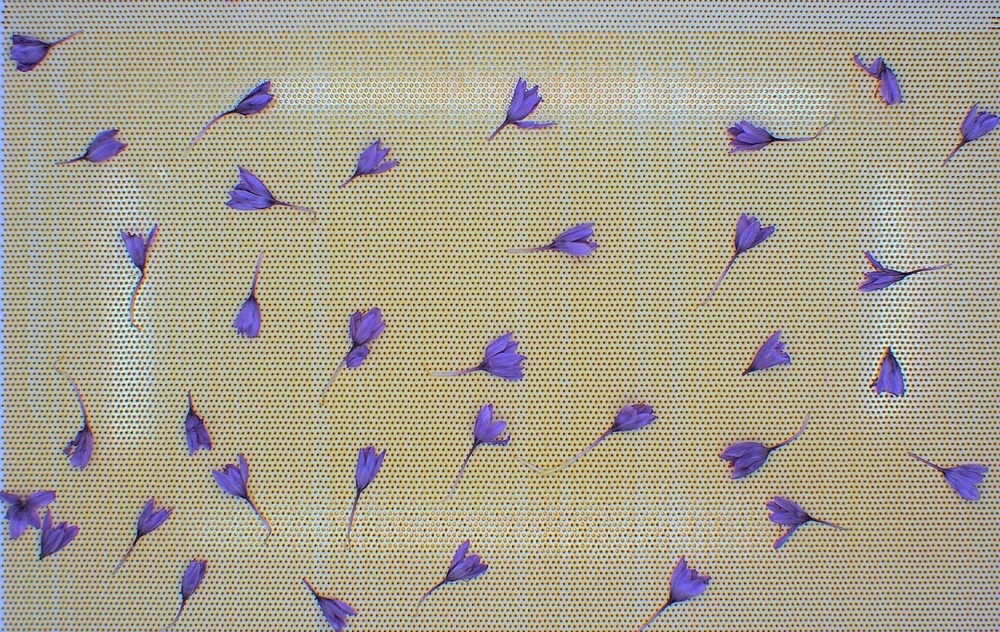
#> input picture HW2/images/saffrun.jpg, 1000 x 632 px, shrunk from 1290 x 815 before the run
$ jupyter execute Q2.ipynb   (older library calls are emulated)
#> lines starting #> are read from the running program, lines starting #| are printed output that depends on the picture; after the words box and inside, x2 and y2 are one past the last pixel; in counts of white or black regions, pixels touching at a corner belong together
## a, b)

[cell 1]
from matplotlib import pyplot as plt

def show_image(img, title):
    plt.imshow(img, cmap='gray')
    plt.title(title)
    plt.show()

[cell 2]
import cv2 as cv2
import numpy as np
from matplotlib import pyplot as plt

# Define a function to show images
def show_image(img, title):
    plt.imshow(img, cmap='gray')
    plt.title(title)
    plt.show()

def remove_noise_fft(img):
    returns = [(img, "Original Image")]

    # Apply Fourier Transform
    f = np.fft.fft2(img)
    fshift = np.fft.fftshift(f)
    magnitude_spectrum = 20 * np.log(np.abs(fshift))
    returns.append((magnitude_spectrum, "Magnitude Spectrum"))

    # Create a mask
    rows, cols = img.shape
#> rows = 632; cols = 1000
    crow, ccol = rows // 2, cols // 2
#> crow = 316; ccol = 500
    mask = np.zeros((rows, cols), np.uint8)
    mask[:, :] = 1
    r = 100
    center = [crow, ccol]
#> center = [316, 500]
    x, y = np.ogrid[:rows, :cols]
#> x = 632 values from 0 to 631
    mask_area = (x - center[0])**2 + (y - center[1])**2 <= r*r
    mask[mask_area] = 0
    returns.append((mask*255, "Mask"))

    # Apply the mask
    fshift_filtered = fshift * (1 - mask)
    fshift_filtered_shifted = np.fft.ifftshift(fshift_filtered)
    img_back = np.fft.ifft2(fshift_filtered_shifted)
    img_back = np.real(img_back)
    returns.append((img_back, "Filtered Image"))

    # Apply Canny edge detection
    img_canny = img_back.copy()
    threshold = 140
    img_canny[img_canny < threshold] = 0
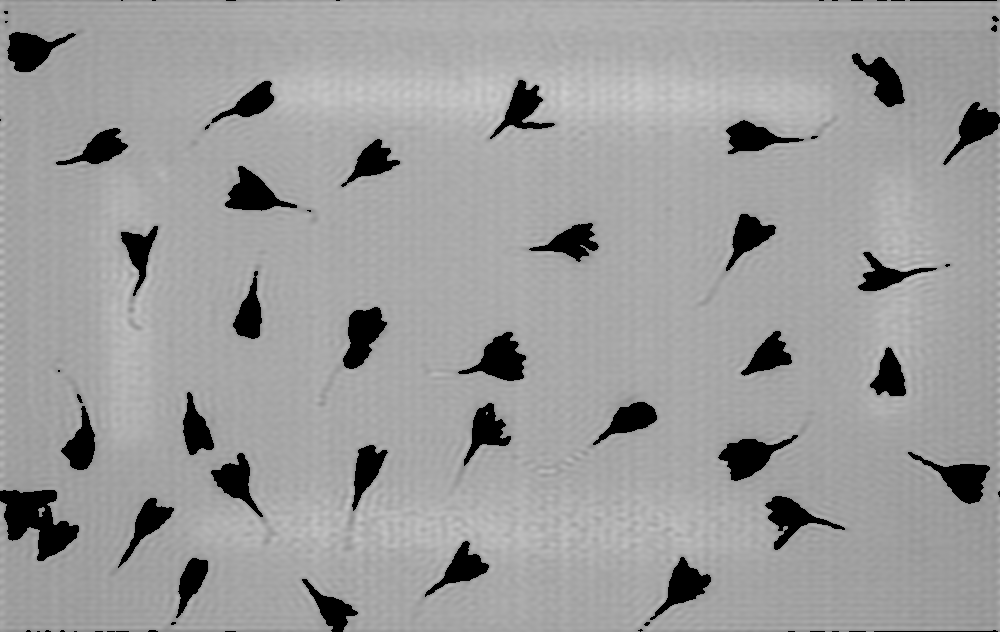
#> img_canny: shape (632, 1000) float64; min 0, max 206.7, mean 156.2
    img_canny[img_canny >= threshold] = 255
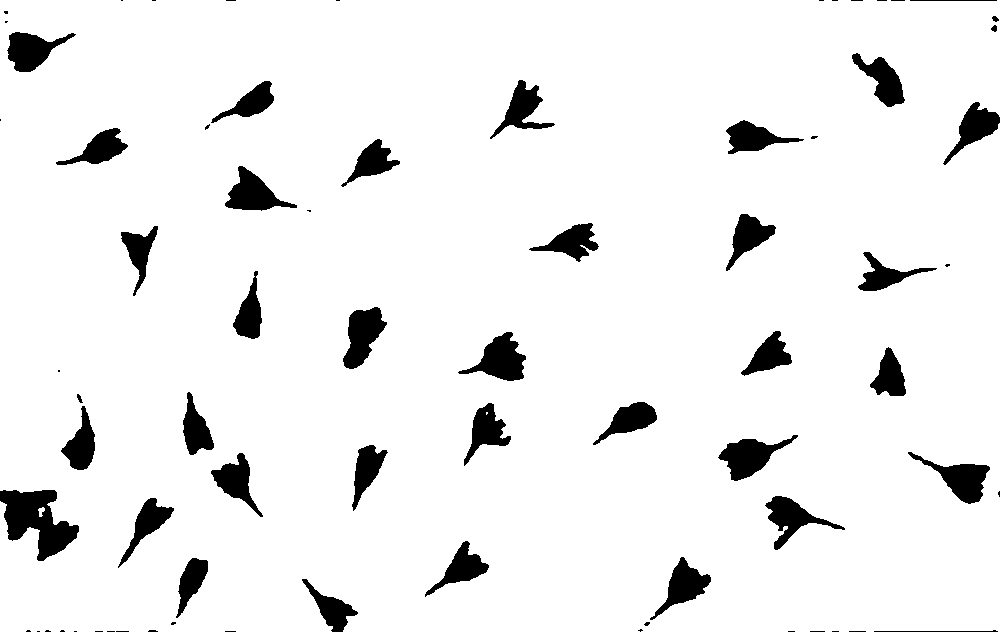
#> img_canny: shape (632, 1000) float64; 93.3% white; 73 black regions (35 under 20 px), largest, box (x1, y1, x2, y2) and area: (0, 490, 79, 561) 2991, (458, 332, 526, 381) 1625, (718, 435, 798, 481) 1610
    canny = cv2.Canny(img_canny.astype(np.uint8), 70, 100)
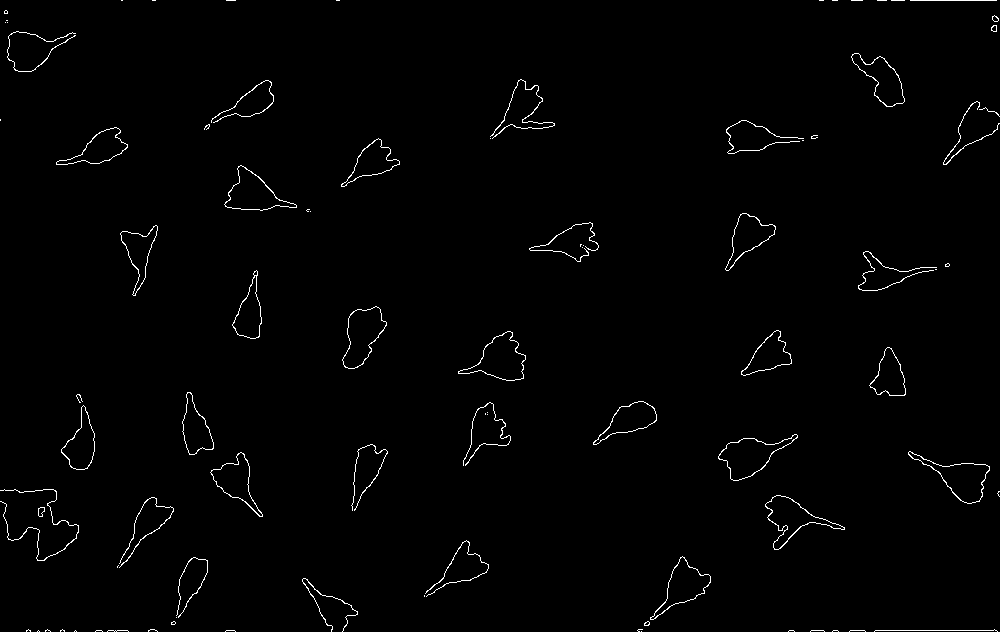
#> canny: shape (632, 1000); 1.1% white in thin lines or dots
    returns.append((canny, "Canny Edge Detection"))

    return returns

img = cv2.imread("images/saffrun.jpg", 0)
imgs = remove_noise_fft(img)
#> imgs = 5 items
for i in imgs:
    show_image(i[0], i[1])
#> this loop made 5 passes

# c)

[cell 3]
img = cv2.imread("images/saffrun1.png", 0)
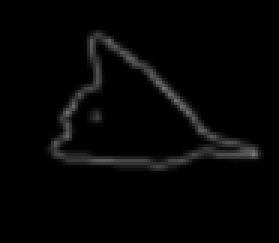
#> input picture HW2/images/saffrun1.png, 93 x 81 px, shrunk from 120 x 105 before the run (shown 3 times larger)
#> img is the input picture: shape (81, 93); min 0, max 117, mean 5.2

def show_gradient_arrows(img, step_size=10):
    # Generate a grid of points
    x, y = np.meshgrid(np.arange(img.shape[1]), np.arange(img.shape[0]))

    # Generate the arrow plot
    Gx, Gy = np.gradient(img)
    plt.quiver(x[::step_size, ::step_size], y[::step_size, ::step_size],
                  Gx[::step_size, ::step_size], Gy[::step_size, ::step_size],
                    color='r', units='xy', scale=1)

    # Show the image
    plt.imshow(img, cmap='gray')
    plt.show()

[cell 4]
img_back = imgs[4][0]

# Compute gradients in x and y direction
sobelx = cv2.Sobel(img_back, cv2.CV_64F, 1, 0, ksize=5)
sobely = cv2.Sobel(img_back, cv2.CV_64F, 0, 1, ksize=5)

# Convert gradients to magnitude and phase
mag, phase = cv2.cartToPolar(sobelx, sobely)

# Calculate orientation of edges in radians
orientation = np.arctan2(sobely, sobelx)
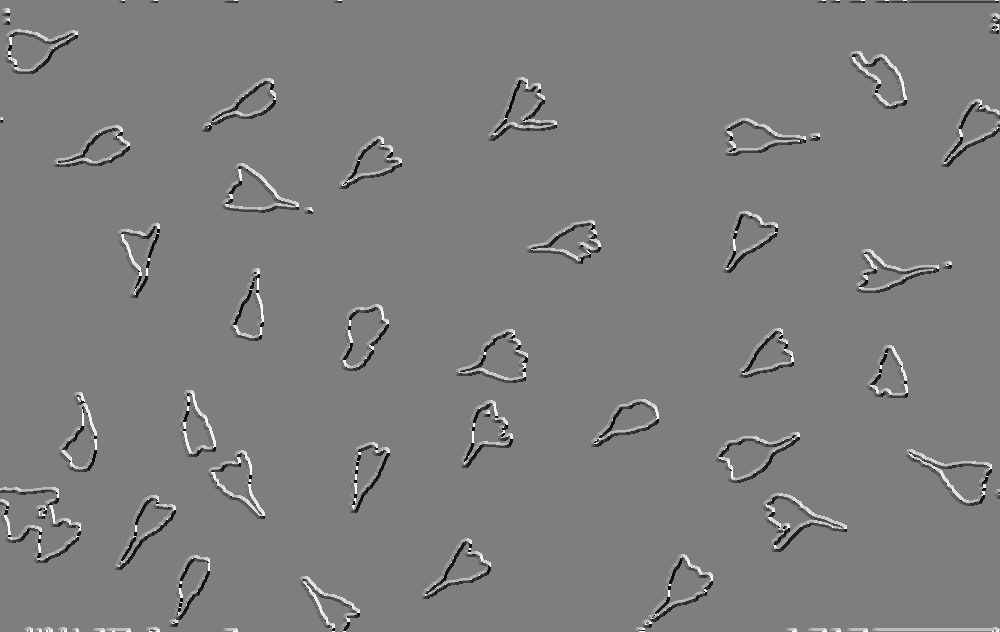
#> orientation: shape (632, 1000) float64; min -3.11, max 3.14, mean -0.0025; drawn with min black and max white

show_image(img_back, 'Original Image')
show_image(sobelx, 'Sobel X')
show_image(sobely, 'Sobel Y')
show_image(mag, 'Magnitude of Gradients')
show_image(phase, 'Phase of Gradients')
show_image(orientation, 'Orientation of Edges (in radians)')

show_gradient_arrows(img_back)
#> in show_gradient_arrows, `plt.show()`:
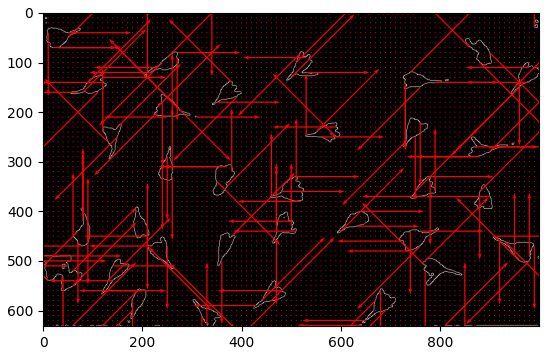
#> figure drawn by matplotlib, 1 panel
show_gradient_arrows(cv2.imread("images/saffrun1.png", 0), 2)
#> call 2 of show_gradient_arrows, with step_size = 2
#> in show_gradient_arrows (call 2), `x, y = np.meshgrid(np.arange(img.shape[1]), np.arange(img.shape[0]))`:
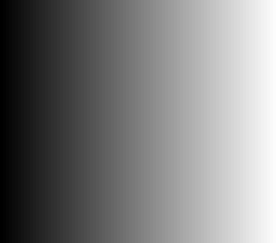
#> x: shape (81, 93) int64 (shown 3 times larger); min 0, max 92, mean 46; drawn with min black and max white
#> in show_gradient_arrows (call 2), `x, y = np.meshgrid(np.arange(img.shape[1]), np.arange(img.shape[0]))`:
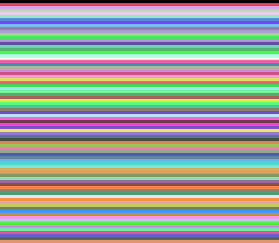
#> y: shape (81, 93) int64 (shown 3 times larger); 81 distinct labels, from 0 to 80; one colour per label, 0 black
#> in show_gradient_arrows (call 2), `Gx, Gy = np.gradient(img)`:
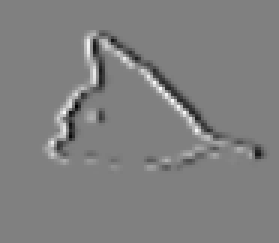
#> Gy: shape (81, 93) float64 (shown 3 times larger); min -47.5, max 47, mean 0; drawn with min black and max white
#> in show_gradient_arrows (call 2), `plt.show()`:
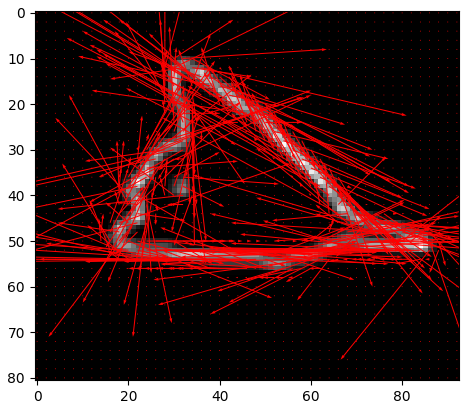
#> figure drawn by matplotlib, 1 panel
